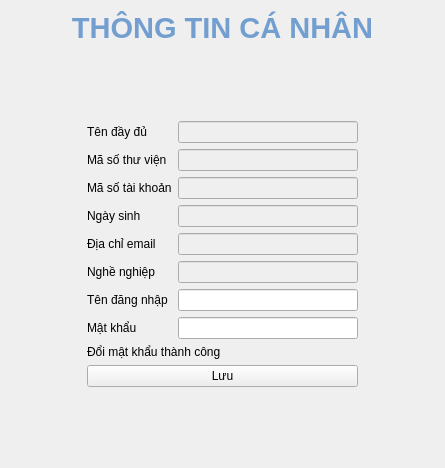
        <widget class="QWidget" name="page_2">
         <layout class="QGridLayout" name="gridLayout_18">
          <item row="1" column="1">
           <spacer name="verticalSpacer_12">
            <property name="orientation">
             <enum>Qt::Vertical</enum>
            </property>
            <property name="sizeHint" stdset="0">
             <size>
              <width>20</width>
              <height>40</height>
             </size>
            </property>
           </spacer>
          </item>
          <item row="2" column="1">
           <widget class="QWidget" name="info_Form" native="true">
            <layout class="QVBoxLayout" name="verticalLayout_12">
             <property name="leftMargin">
              <number>30</number>
             </property>
             <property name="topMargin">
              <number>30</number>
             </property>
             <property name="rightMargin">
              <number>30</number>
             </property>
             <property name="bottomMargin">
              <number>30</number>
             </property>
             <item>
              <layout class="QHBoxLayout" name="horizontalLayout_77">
               <item>
                <widget class="QLabel" name="label_86">
                 <property name="text">
                  <string>Tên đầy đủ</string>
                 </property>
                </widget>
               </item>
               <item>
                <widget class="QLineEdit" name="info_nameLine">
                 <property name="enabled">
                  <bool>false</bool>
                 </property>
                 <property name="minimumSize">
                  <size>
                   <width>180</width>
                   <height>0</height>
                  </size>
                 </property>
                 <property name="maximumSize">
                  <size>
                   <width>180</width>
                   <height>16777215</height>
                  </size>
                 </property>
                </widget>
               </item>
              </layout>
             </item>
             <item>
              <layout class="QHBoxLayout" name="horizontalLayout_79">
               <item>
                <widget class="QLabel" name="label_88">
                 <property name="text">
                  <string>Mã số thư viện</string>
                 </property>
                </widget>
               </item>
               <item>
                <widget class="QLineEdit" name="info_libLine">
                 <property name="enabled">
                  <bool>false</bool>
                 </property>
                 <property name="minimumSize">
                  <size>
                   <width>180</width>
                   <height>0</height>
                  </size>
                 </property>
                 <property name="maximumSize">
                  <size>
                   <width>180</width>
                   <height>16777215</height>
                  </size>
                 </property>
                </widget>
               </item>
              </layout>
             </item>
             <item>
              <layout class="QHBoxLayout" name="horizontalLayout_78">
               <item>
                <widget class="QLabel" name="label_87">
                 <property name="text">
                  <string>Mã số tài khoản</string>
                 </property>
                </widget>
               </item>
               <item>
                <widget class="QLineEdit" name="info_accIDLine">
                 <property name="enabled">
                  <bool>false</bool>
                 </property>
                 <property name="minimumSize">
                  <size>
                   <width>180</width>
                   <height>0</height>
                  </size>
                 </property>
                 <property name="maximumSize">
                  <size>
                   <width>180</width>
                   <height>16777215</height>
                  </size>
                 </property>
                </widget>
               </item>
              </layout>
             </item>
             <item>
              <layout class="QHBoxLayout" name="horizontalLayout_82">
               <item>
                <widget class="QLabel" name="label_91">
                 <property name="text">
                  <string>Ngày sinh</string>
                 </property>
                </widget>
               </item>
               <item>
                <widget class="QLineEdit" name="info_dobLine">
                 <property name="enabled">
                  <bool>false</bool>
                 </property>
                 <property name="minimumSize">
                  <size>
                   <width>180</width>
                   <height>0</height>
                  </size>
                 </property>
                 <property name="maximumSize">
                  <size>
                   <width>180</width>
                   <height>16777215</height>
                  </size>
                 </property>
                </widget>
               </item>
              </layout>
             </item>
             <item>
              <layout class="QHBoxLayout" name="horizontalLayout_83">
               <item>
                <widget class="QLabel" name="label_92">
                 <property name="text">
                  <string>Địa chỉ email</string>
                 </property>
                </widget>
               </item>
               <item>
                <widget class="QLineEdit" name="info_emailLine">
                 <property name="enabled">
                  <bool>false</bool>
                 </property>
                 <property name="minimumSize">
                  <size>
                   <width>180</width>
                   <height>0</height>
                  </size>
                 </property>
                 <property name="maximumSize">
                  <size>
                   <width>180</width>
                   <height>16777215</height>
                  </size>
                 </property>
                </widget>
               </item>
              </layout>
             </item>
             <item>
              <layout class="QHBoxLayout" name="horizontalLayout_84">
               <item>
                <widget class="QLabel" name="label_93">
                 <property name="text">
                  <string>Nghề nghiệp</string>
                 </property>
                </widget>
               </item>
               <item>
                <widget class="QLineEdit" name="info_jobLine">
                 <property name="enabled">
                  <bool>false</bool>
                 </property>
                 <property name="minimumSize">
                  <size>
                   <width>180</width>
                   <height>0</height>
                  </size>
                 </property>
                 <property name="maximumSize">
                  <size>
                   <width>180</width>
                   <height>16777215</height>
                  </size>
                 </property>
                </widget>
               </item>
              </layout>
             </item>
             <item>
              <layout class="QHBoxLayout" name="horizontalLayout_80">
               <item>
                <widget class="QLabel" name="label_89">
                 <property name="text">
                  <string>Tên đăng nhập</string>
                 </property>
                </widget>
               </item>
               <item>
                <widget class="QLineEdit" name="info_usnLine">
                 <property name="minimumSize">
                  <size>
                   <width>180</width>
                   <height>0</height>
                  </size>
                 </property>
                 <property name="maximumSize">
                  <size>
                   <width>180</width>
                   <height>16777215</height>
                  </size>
                 </property>
                </widget>
               </item>
              </layout>
             </item>
             <item>
              <layout class="QHBoxLayout" name="horizontalLayout_81">
               <item>
                <widget class="QLabel" name="label_90">
                 <property name="text">
                  <string>Mật khẩu</string>
                 </property>
                </widget>
               </item>
               <item>
                <widget class="QLineEdit" name="info_pwLine">
                 <property name="minimumSize">
                  <size>
                   <width>180</width>
                   <height>0</height>
                  </size>
                 </property>
                 <property name="maximumSize">
                  <size>
                   <width>180</width>
                   <height>16777215</height>
                  </size>
                 </property>
                 <property name="echoMode">
                  <enum>QLineEdit::Password</enum>
                 </property>
                </widget>
               </item>
              </layout>
             </item>
             <item>
              <widget class="QLabel" name="info_label">
               <property name="text">
                <string>Đổi mật khẩu thành công</string>
               </property>
              </widget>
             </item>
             <item>
              <widget class="QPushButton" name="info_saveButton">
               <property name="text">
                <string>Lưu</string>
               </property>
              </widget>
             </item>
            </layout>
           </widget>
          </item>
          <item row="2" column="0">
           <spacer name="horizontalSpacer_5">
            <property name="orientation">
             <enum>Qt::Horizontal</enum>
            </property>
            <property name="sizeHint" stdset="0">
             <size>
              <width>40</width>
              <height>20</height>
             </size>
            </property>
           </spacer>
          </item>
          <item row="3" column="1">
           <spacer name="verticalSpacer_11">
            <property name="orientation">
             <enum>Qt::Vertical</enum>
            </property>
            <property name="sizeHint" stdset="0">
             <size>
              <width>20</width>
              <height>40</height>
             </size>
            </property>
           </spacer>
          </item>
          <item row="2" column="2">
           <spacer name="horizontalSpacer_34">
            <property name="orientation">
             <enum>Qt::Horizontal</enum>
            </property>
            <property name="sizeHint" stdset="0">
             <size>
              <width>40</width>
              <height>20</height>
             </size>
            </property>
           </spacer>
          </item>
          <item row="0" column="0" colspan="3">
           <widget class="QLabel" name="label">
            <property name="text">
             <string>&lt;html&gt;&lt;head/&gt;&lt;body&gt;&lt;p align=&quot;center&quot;&gt;&lt;span style=&quot; font-size:22pt; font-weight:600; color:#729fcf;&quot;&gt;THÔNG TIN CÁ NHÂN&lt;/span&gt;&lt;/p&gt;&lt;/body&gt;&lt;/html&gt;</string>
            </property>
           </widget>
          </item>
         </layout>
        </widget>
